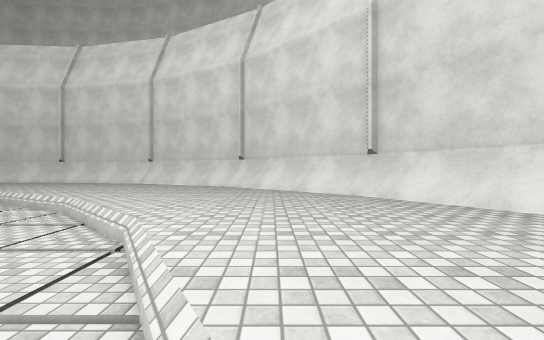
View 1 (above)

15 first-person views from a walk through a scene from a Unity 3-D project. The camera is 1.5 m above the floor, looks level and sees 90° across. The floor is counted in squares, 2 m on a side. Each view is taken from the middle of a square. On the plan, view 1 faces up. The plan holds only what a view shows up to about 10 squares ahead; the rest is blank. The place goes on beyond the plan. The player is left out. Surface patterns are stand-ins for the level's own textures.

View 2
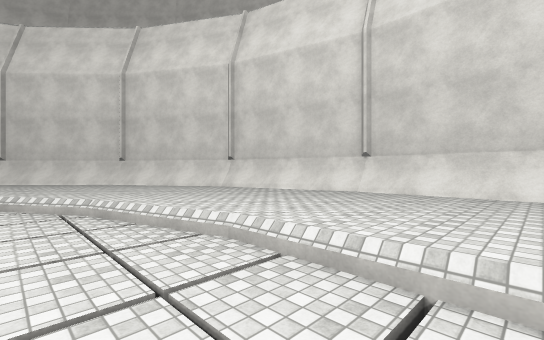

View 3
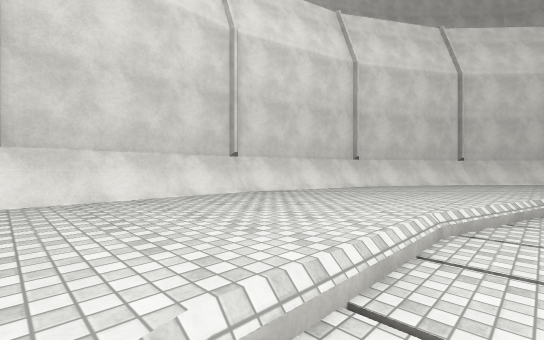

View 4
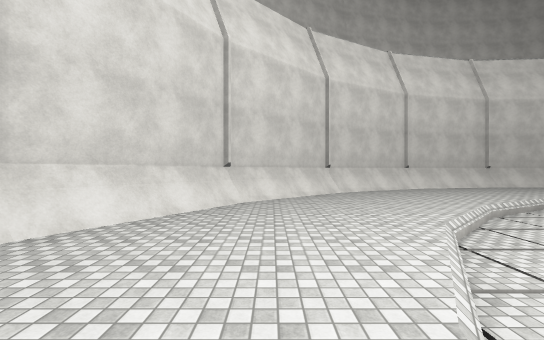

View 5
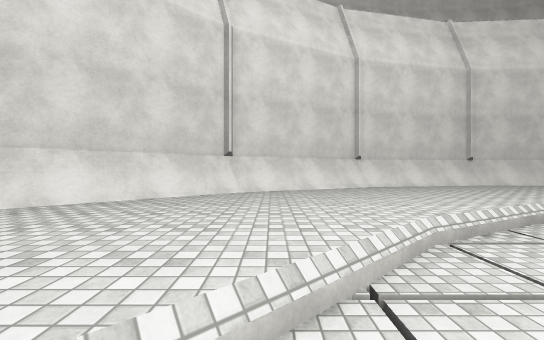

View 6
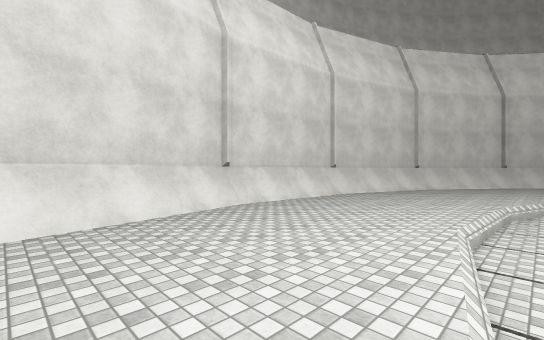

View 7
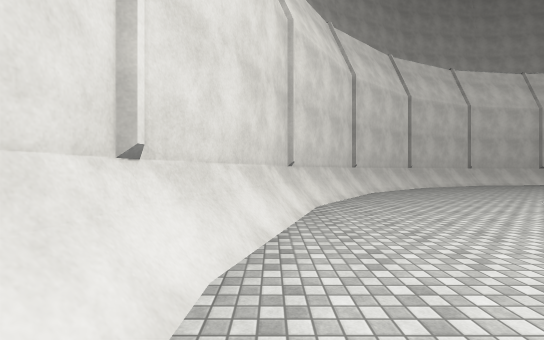

View 8
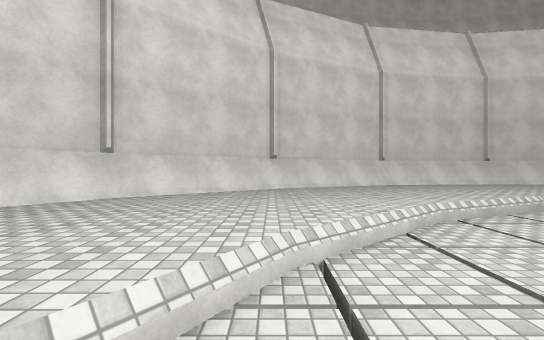

View 9
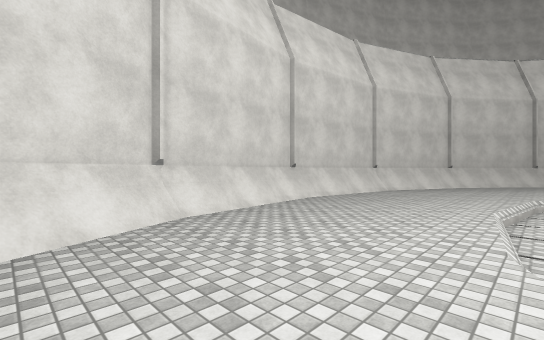

View 10
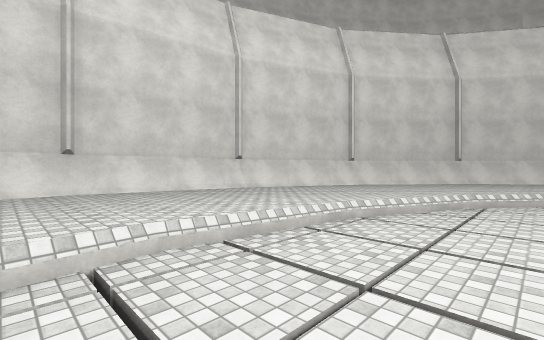

View 11
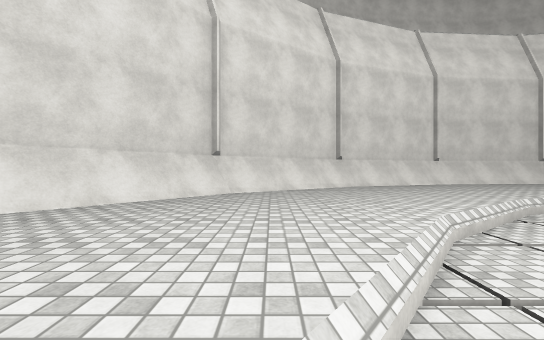

View 12
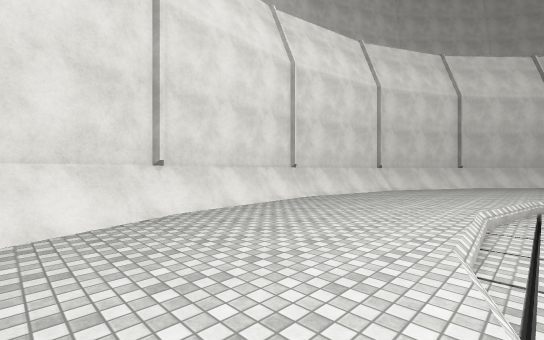

View 13
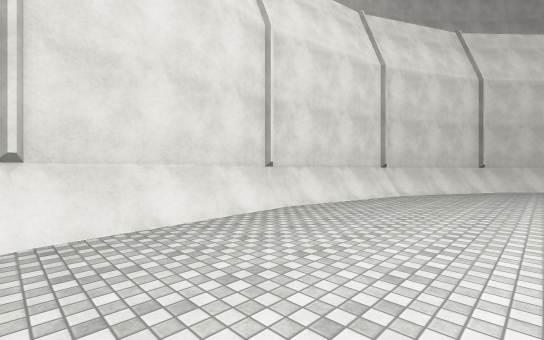

View 14
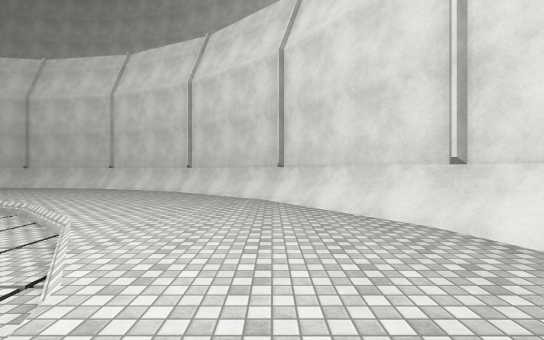

View 15
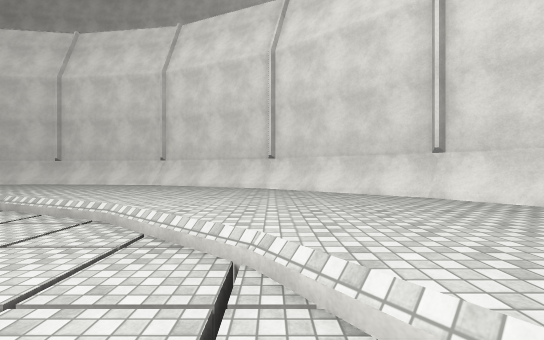

### Floor plan
Key: @ floor where view 1 was taken; # wall or solid block; . main floor; - floor 0.5 m lower than the main floor; / step, stairs or slope; = window, fence, low wall or low ledge.
Columns run from 25 left of view 1 to 5 right of it. Each row starts with its distance up from view 1.
 11           ###########
 10         ####........###
  9       ###.............###
  8      ###................##
  7     ##...................##
  6    ##......//-   -//......##
  5   ##.....//         -......##
  4   #...../--           /.....##
  3  ##....//              -....##
  2  #=...//                /....##
  1 ##..../                 -/...##
  0 ##.../-                  @....#
 -1 #..../                   /....#
 -2 #..../                   -/...#
 -3 #..../                    /...#
 -4 #....-                    /...#
 -5 #....- -                - /...#
 -6 #..../                    ....#
 -7 #..../                   /....#
 -8 ##.../-                  /....#
 -9 ##..../                 -....##
-10  ##...//               -/....#
-11  ##....//              /....##
-12   ##..../--           /.....##
-13   ##...../          -/.....##
-14    ##......//-   -//......##
-15     ##...................##
-16      ###................##
-17        ##.............###
-18         ####.......=###
-19           ###########

Positions as (right, up) in squares from view 1, and headings:
1: (0, 0), facing up
2: (-1, -5), facing up-right
3: (0, -2), facing down-right
4: (1, -7), facing down
5: (-2, -10), facing down
6: (-5, -14), facing down-left
7: (-11, -18), facing left
8: (-15, -12), facing left
9: (-20, -10), facing up-left
10: (-18, -5), facing up-left
11: (-19, 1), facing up
12: (-15, 6), facing up-right
13: (-13, 7), facing up-right
14: (-13, 7), facing left
15: (-15, 4), facing left
